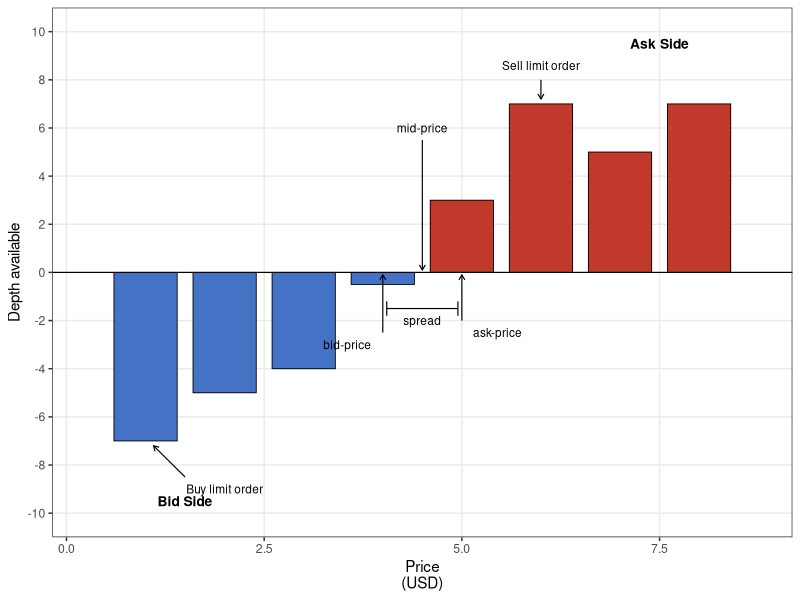
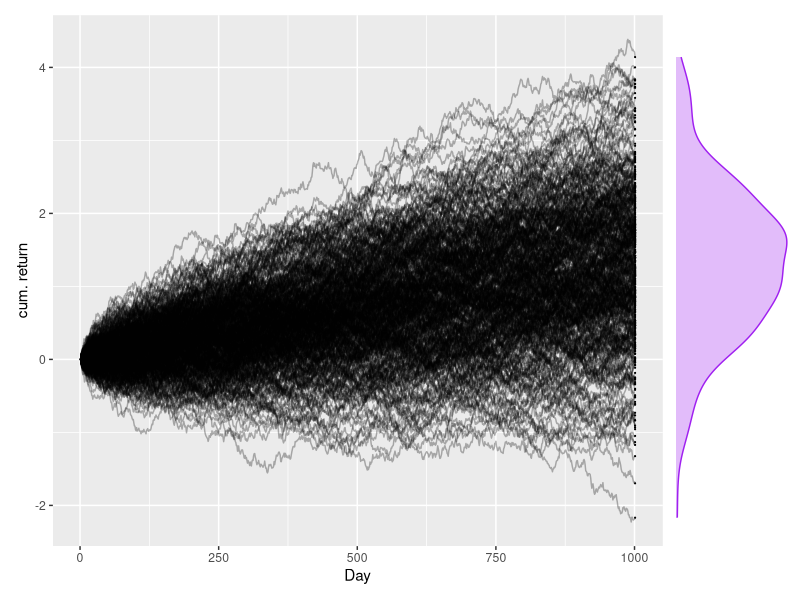
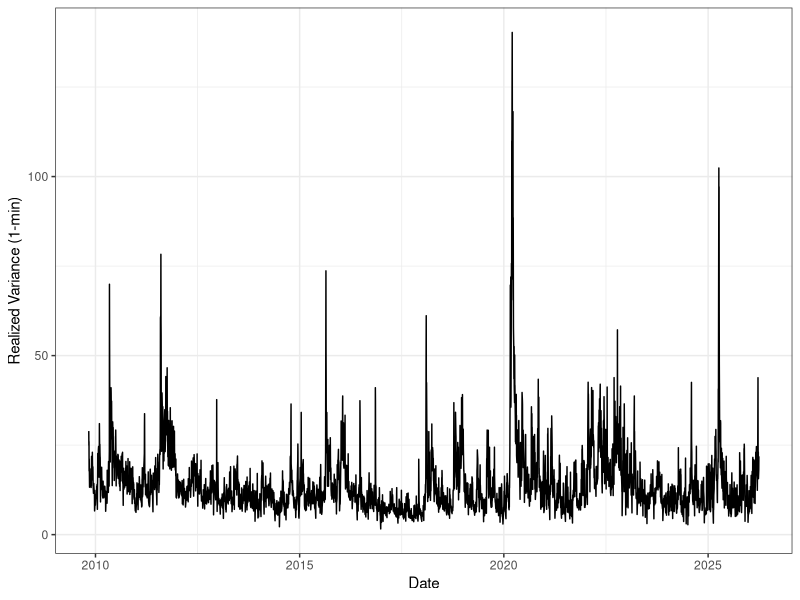

Reproduce these figures in R, in order.
## ---- chunk 1
#| label: fig-orderbook-illustration
#| echo: false
#| message: false
#| fig-align: center
library(ggplot2)
library(dplyr)
library(readr)

order_book <- bind_rows(
  tibble(price = c(1, 2, 3, 4), depth = c(-7, -5, -4, -0.5), side = "Bid"),
  tibble(price = c(5, 6, 7, 8), depth = c(3, 7, 5, 7),        side = "Ask")
)

ggplot(order_book, aes(x = price, y = depth, fill = side)) +
  geom_col(color = "black", linewidth = 0.3, width = 0.8) +
  geom_hline(yintercept = 0, linewidth = 0.4) +
  # bid-price arrow & label
  annotate("segment", x = 4, xend = 4, y = -2.5, yend = -0.1,
           arrow = arrow(length = unit(0.15, "cm"), ends = "last"), linewidth = 0.4) +
  annotate("text", x = 3.55, y = -3, label = "bid-price", size = 3) +
  # ask-price arrow & label
  annotate("segment", x = 5, xend = 5, y = -2, yend = -0.1,
           arrow = arrow(length = unit(0.15, "cm"), ends = "last"), linewidth = 0.4) +
  annotate("text", x = 5.45, y = -2.5, label = "ask-price", size = 3) +
  # mid-price arrow & label
  annotate("segment", x = 4.5, xend = 4.5, y = 5.5, yend = 0.1,
           arrow = arrow(length = unit(0.15, "cm"), ends = "last"), linewidth = 0.4) +
  annotate("text", x = 4.5, y = 6, label = "mid-price", size = 3) +
  # spread bracket
  annotate("segment", x = 4.05, xend = 4.95, y = -1.5, yend = -1.5, linewidth = 0.4) +
  annotate("segment", x = 4.05, xend = 4.05, y = -1.2, yend = -1.8, linewidth = 0.4) +
  annotate("segment", x = 4.95, xend = 4.95, y = -1.2, yend = -1.8, linewidth = 0.4) +
  annotate("text", x = 4.5, y = -2, label = "spread", size = 3) +
  # Buy limit order label
  annotate("segment", x = 1.5, xend = 1.1, y = -8.5, yend = -7.2,
           arrow = arrow(length = unit(0.15, "cm"), ends = "last"), linewidth = 0.4) +
  annotate("text", x = 2, y = -9, label = "Buy limit order", size = 3) +
  # Sell limit order label
  annotate("segment", x = 6, xend = 6, y = 8, yend = 7.2,
           arrow = arrow(length = unit(0.15, "cm"), ends = "last"), linewidth = 0.4) +
  annotate("text", x = 6, y = 8.6, label = "Sell limit order", size = 3) +
  # Side labels
  annotate("text", x = 1.5, y = -9.5, label = "Bid Side", fontface = "bold", size = 3.5) +
  annotate("text", x = 7.5, y = 9.5, label = "Ask Side", fontface = "bold", size = 3.5) +
  scale_fill_manual(values = c("Bid" = "#4472C4", "Ask" = "#C0392B")) +
  scale_y_continuous(limits = c(-10, 10), breaks = seq(-10, 10, 2)) +
  scale_x_continuous(expand = expansion(mult = 0.1)) +
  labs(x = "Price\n(USD)", y = "Depth available") + 
  theme_bw()+
  theme(legend.position = "none",
        panel.grid.minor = element_blank()) 

## ---- chunk 2
#| label: fig-brownian-motion-simulation

library(lubridate)
library(purrr)
library(patchwork)

simulate_brownian_motion <- function(seed = 1, steps = 1000, sigma = 1, mu = 1.3, start = 100){
  set.seed(seed)
  date <- Sys.Date() + lubridate::days(seed)
  hour(date) <- 9
  minute(date) <- 30
  date_end <- date
  hour(date_end) <- 16
  minute(date_end) <- 0
  tibble(step = 1:(steps+1), time =   seq(from = date, to = date_end, length.out = steps + 1),
         price = cumsum(c(start, rnorm(steps, mean= mu/steps, sd = sigma/sqrt(steps)))))
}
simulation <- tibble(iteration = 1:400) |>
  mutate(values = purrr::map(iteration, simulate_brownian_motion, start = 1)) |>
  tidyr::unnest(values)

final_day <- simulation |> filter(step == max(step))
y_range   <- range(simulation$price - 1)

p_main <- simulation |>
  ggplot(aes(x = step, y = price - 1, group = iteration)) +
  geom_line(alpha = 0.3) +
  geom_point(data = final_day, size = 0.1) +
  coord_cartesian(ylim = y_range) +
  labs(x = "Day", y = "cum. return")

p_marg <- final_day |>
  ggplot(aes(x = price - 1)) +
  geom_density(color = "purple", fill = "purple", alpha = 0.3) +
  coord_flip(xlim = y_range) +
  theme_void()

p_main + p_marg + plot_layout(widths = c(5, 1))
## ---- chunk 3
read_csv("../data-r/rv-data.csv", show_col_types = FALSE) |> ggplot(aes(x = Date, y = `Realized Variance (1-min)`))+geom_line() + theme_bw()
